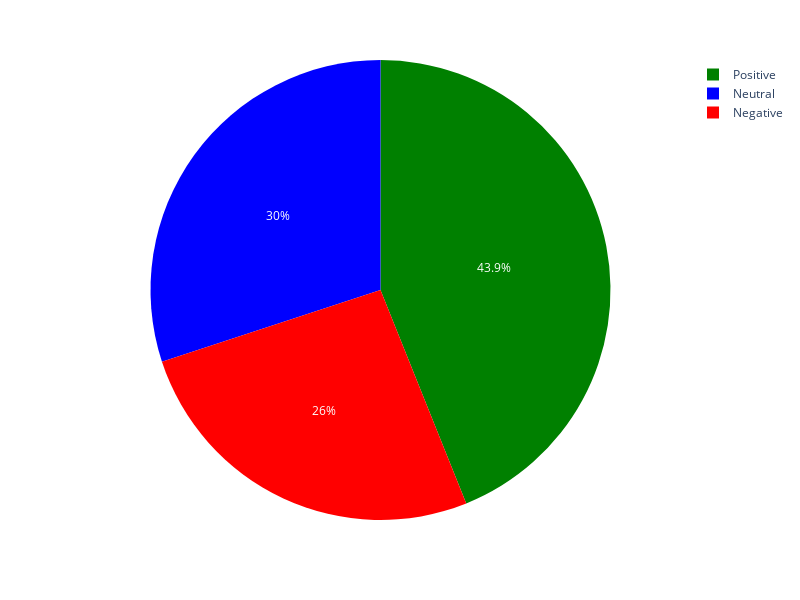

The notebook cell this image was saved under:
### Code cell
fig=px.pie(sentiment_counts,names="sentiment",values="total",color="sentiment",color_discrete_map=color_map)
fig.update_layout(width=800, height=600)
fig.show()

### Figure 1 — Plotly figure (JSON) as saved in the notebook; plotly's stock layout.template omitted (floating-point values rounded to 4 significant figures)
{"data": [{"customdata": [["Negative"], ["Neutral"], ["Positive"]], "domain": {"x": [0, 1], "y": [0, 1]}, "hovertemplate": "sentiment=%{customdata[0]}<br>total=%{value}<extra></extra>", "labels": ["Negative", "Neutral", "Positive"], "legendgroup": "", "marker": {"colors": ["red", "blue", "green"]}, "name": "", "showlegend": true, "type": "pie", "values": [3117, 3596, 5257]}], "layout": {"height": 600, "legend": {"tracegroupgap": 0}, "margin": {"t": 60}, "width": 800}}
